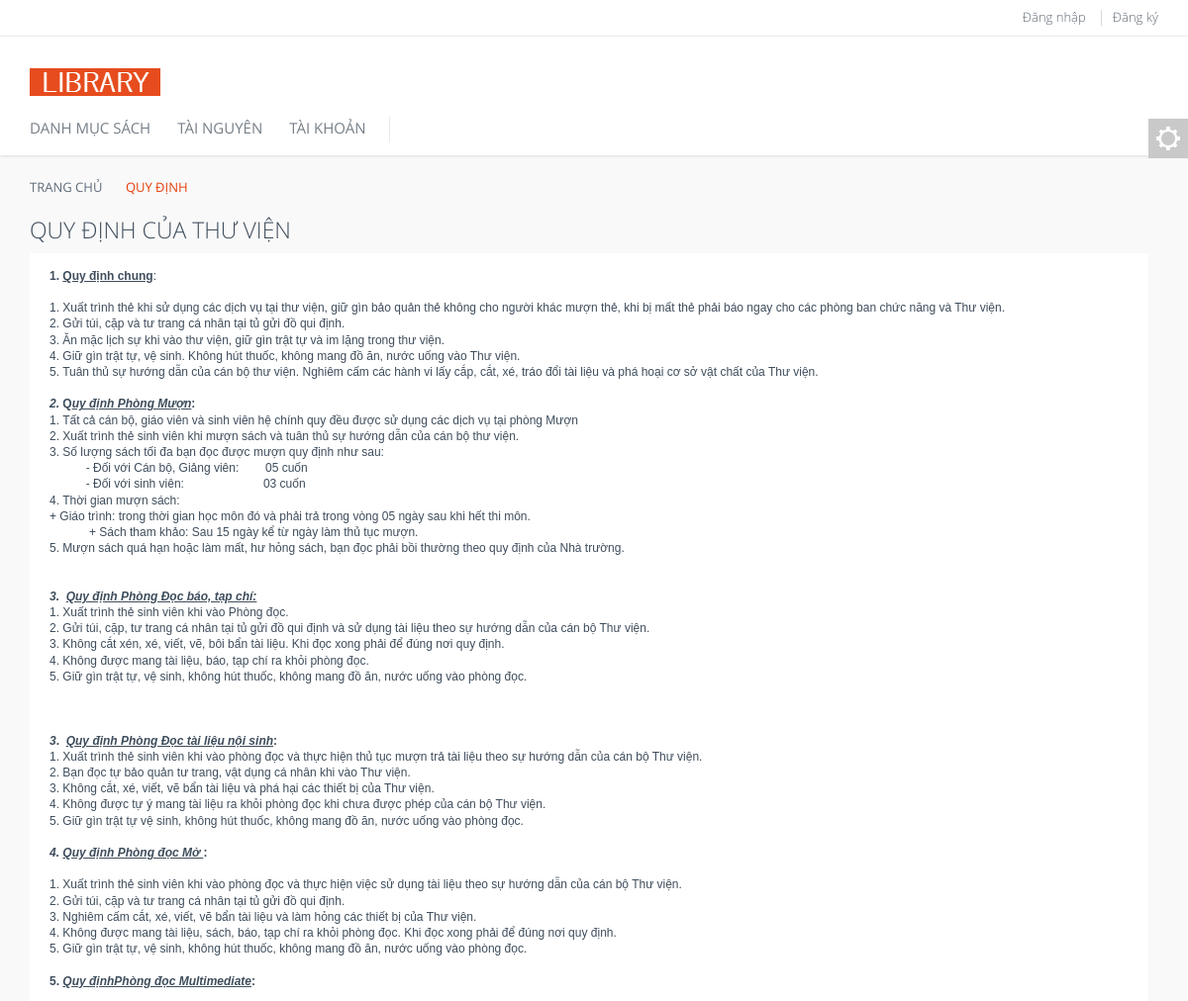
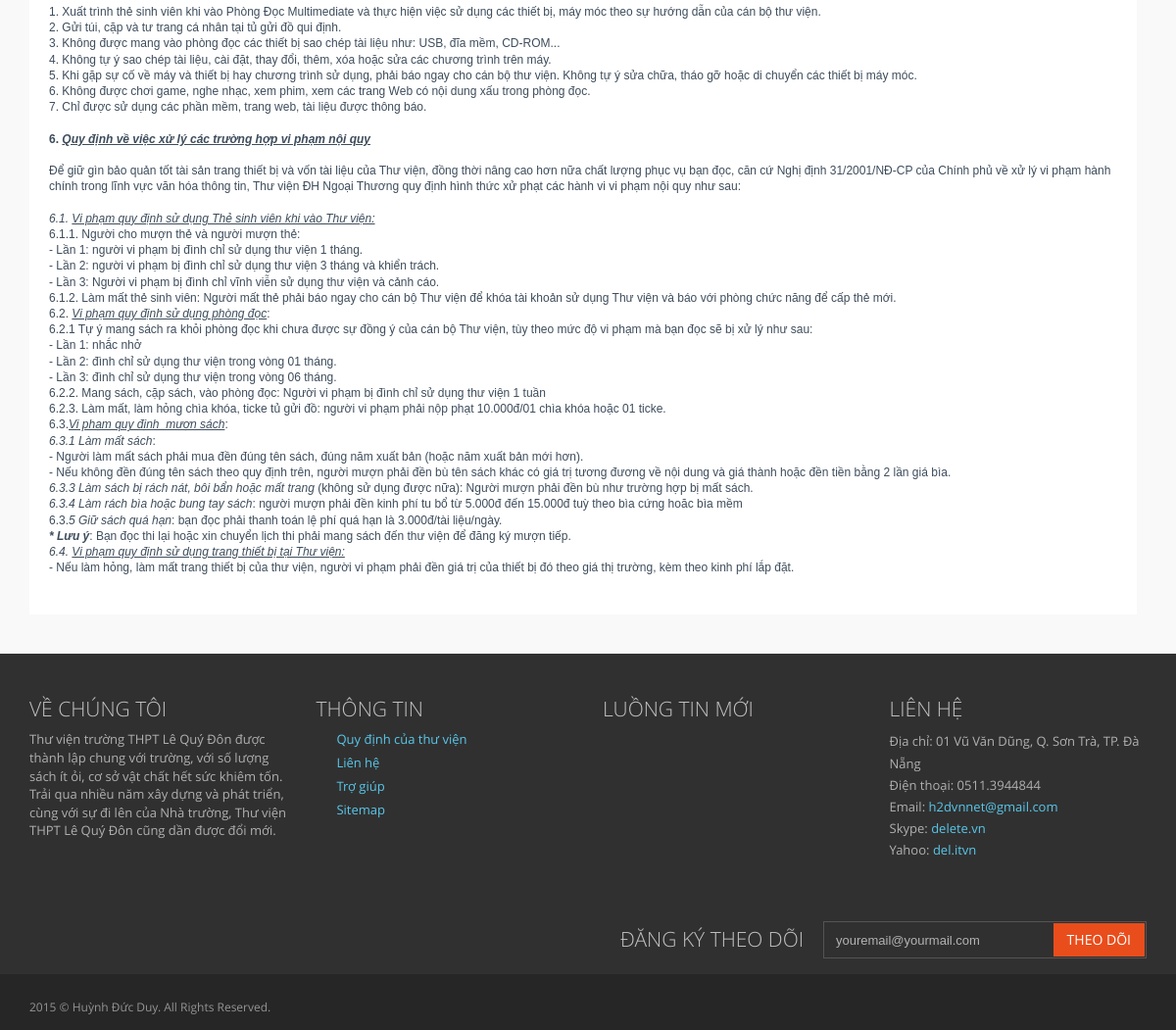
Screenshot of /term.php with the database file from the repository (2 pictures, top to bottom).
### tables this page shows
CREATE TABLE IF NOT EXISTS `setting` (
  `unique` int(1) NOT NULL DEFAULT '1',
  `title` text NOT NULL,
  `tit` text NOT NULL,
  `description` text NOT NULL,
  `introduce` longtext NOT NULL,
  `term` text NOT NULL,
  `keyword` text NOT NULL,
  `domain` text NOT NULL,
  `fb_id_admin` text NOT NULL,
  `fb_id_app` text NOT NULL,
  `fb_id_page` text NOT NULL,
  `admin_mail` text NOT NULL,
  `admin_phone` text NOT NULL,
  `admin_address` text NOT NULL,
  `admin_skype` text NOT NULL,
  `admin_yahoo` text NOT NULL,
  `gcseid` text NOT NULL,
  `gkey` text NOT NULL,
  `logo` text NOT NULL,
  `view` int(11) NOT NULL,
  `slide1` text NOT NULL,
  `slide2` text NOT NULL,
  `limitinorder` int(11) NOT NULL,
  `limitdayorder` int(11) NOT NULL
);

### term.php (called while the page is built, shortened)
<?php
require_once('./assets/config.php');
require_once('./library/database.php');
require_once('./library/setting.php');
require_once('./library/model/header.php');
require_once('./library/controller/header.php');
require_once('./library/view/header.php');
require_once('./library/view/term.php');
require_once('./library/model/term.php');
require_once('./library/view/footer.php');
require_once('./library/controller/footer.php');
$database = new database;
$setting = new setting;
$term_model = new term_model;
$term_view = new term_view;
$footer_controller = new footer_controller;
$footer_view = new footer_view;
$term_view->config();
$term_view->show();
$footer_view->show();
?>

### assets/config.php (called while the page is built, shortened)
<?php
$db_host = "localhost";
$db_name    = 'lib';
$db_username    = 'root';
$db_password    = '';
?>

### library/database.php (called while the page is built, shortened)
<?php
class database {
	var $sql;
	var $where;
	var $limit;
	var $order;
	function select($data1,$data2)
	{
		if (is_array($data1))
		{
		$cols=implode(',',$data1);
		$this->sql="SELECT {$cols} FROM `{$data2}` ";
		}
		return $this;
	}
	function update($data1,$data2)
	{
		foreach ($data2 as $key => $value){
			$param.=",`{$key}`='{$value}'";
        }
		$param=trim($param,',');
		$this->sql="UPDATE `{$data1}` SET {$param} ";
		return $this;
	}
	function where($data)
	{
		$chk_comp_ele = array ('LIKE','=','!=','>','<','>=','<=','BETWEEN','NOT BETWEEN','IN','NOT IN','REGEXP');
		if (is_array($data))
		{
			foreach ($data as $key => $value)
			{
				if (in_array(strtoupper($value[0]),$chk_comp_ele))
				{
					if ((strtoupper($value[0]) == 'BETWEEN') || (strtoupper($value[0]) == 'NOT BETWEEN'))
					{
						$param.="AND (`{$key}` {$value[0]} '{$value[1][0]}' AND '{$value[1][1]}') ";
					}
					else if ((strtoupper($value[0]) == 'IN') || (strtoupper($value[0]) == 'NOT IN'))
					{
						if (is_array($value[1]))
						{
						$content=implode(',',$value[1]);
						$param.="AND `{$key}` {$value[0]} ({$content})";
						}
					}
					else {
						$param.="AND `{$key}`{$value[0]}'{$value[1]}' ";
					}
				}
			}
		}
		$this->where="WHERE 1 {$param}";
		return $this;
	}
	function limit($data1,$data2)
	{
		if ((preg_match('/^([0-9]+)$/',$data1) == 1) && (preg_match('/^([0-9]+)$/',$data2) == 1))
		{
			$this->limit="LIMIT {$data1},{$data2}";
		}
		return $this;
	}
	function fetch()
	{
		$query = mysql_query($this->sql.$this->where.$this->order.$this->limit);
		$result = array();
		while($row = mysql_fetch_assoc($query))
		{
			$result[] = $row;
		}
		return $result;
	}
	function clear_param()
	{
		$this->sql='';
		$this->where='';
		$this->limit='';
		$this->order='';
		return $this;
	}
}
?>

### library/setting.php (called while the page is built)
<?php
class setting {
	var $result = array ();
	function __construct()
	{
		global $database;
		$this->result=$database->clear_param()->select(array('*'),'setting')->limit('0','1')->fetch();
	}
	function get($data)
	{
		return $this->result[0][$data];
	}
}
?>

### library/model/term.php (called while the page is built, shortened)
<?php
class term_model
{
	function get_term()
	{
		global $setting;
		$this->term=$setting->get('term');
	}
}

### library/controller/footer.php (called while the page is built)
<?php
class footer_controller
{
	function handle_info()
	{
		return array(
			'../../quy-dinh' => 'Quy định của thư viện',
			'../../lien-he' => 'Liên hệ',
			'../../tro-giup' => 'Trợ giúp',
			'../../sitemap.xml' => 'Sitemap',
		);
	}
	function handle_contact()
	{
		global $setting;
		return array(
		'Địa chỉ' => array ($setting->get('admin_address')),
		'Điện thoại' => array ($setting->get('admin_phone')),
		'Email' => array ($setting->get('admin_mail'),'mailto:'.$setting->get('admin_mail')),
		'Skype' => array ($setting->get('admin_skype'),'skype:'.$setting->get('admin_skype')),
		'Yahoo' => array ($setting->get('admin_yahoo'),'yahoo:'.$setting->get('admin_yahoo')),
		);
	}
}
?>

### library/view/term.php (the view, shortened to what this page needs)
<?php
class term_view
{
	function config()
	{
		global $header_view;
		$header_view->pagelv1="<link href='../../assets/global/plugins/uniform/css/uniform.default.min.css' rel='stylesheet' type='text/css'>";
	}
	function show()
	{
		global $term_model;
		echo '<div class="main">
		<div class="container">
			<ul class="breadcrumb">
				<li><div itemscope itemtype="http://data-vocabulary.org/Breadcrumb"><a itemprop="url" href="../../trang-chu"><span itemprop="title">Trang chủ</span></a></div></li>
				<li class="active">Quy định</li>
			</ul>
			<div class="row margin-bottom-40">
			<div class="col-md-12 col-sm-12">
			<h1>Quy định của thư viện</h1>
			<div class="content-form-page">
					<p>'.$term_model->term.'</p>
			</div>
			</div>
			</div>
		</div>
		</div>';
	}
}
?>

### library/view/footer.php
<?php
class footer_view
{
	function show_about()
	{
		global $setting;
		echo "<div class='col-md-3 col-sm-6 pre-footer-col'>
        <h2>Về chúng tôi</h2>
        ".$setting->get('introduce')."
        </div>";
	}
	function show_info()
	{
		global $footer_controller;
		echo "<div class='col-md-3 col-sm-6 pre-footer-col'>
          <h2>Thông tin</h2>
          <ul class='list-unstyled'>";
		$info=$footer_controller->handle_info();
		foreach ($info as $data1 => $data2)
		{
            echo "<li><i class='fa fa-angle-right'></i> <a href='".$data1."'>".$data2."</a></li>";
		}
		echo "
          </ul>
        </div>";
	}
	function show_feeds()
	{
		echo "<div class='col-md-3 col-sm-6 pre-footer-col'>
        <h2 class='margin-bottom-0'>Luồng tin mới</h2>
        </div>";
	}
	function show_contact()
	{
		global $footer_controller;
		echo "<div class='col-md-3 col-sm-6 pre-footer-col'>
          <h2>Liên hệ</h2>
          <address class='margin-bottom-40'>";
		  $contact=$footer_controller->handle_contact();
		  foreach ($contact as $data1 => $data2)
		  {
			  if ($data2[1] == NULL)
			  {
				echo $data1.": ".$data2[0]."<br/>";
			  }
			  else
			  {
				echo $data1.": <a href='".$data2[1]."'>".$data2[0]."</a><br/>";
			  }
		  }
        echo "</address>
        </div>";
	}
	function show_row1()
	{
		echo "<div class='row'>";
		$this->show_about();
		$this->show_info();
		$this->show_feeds();
		$this->show_contact();
		echo "</div>";
	}
	function show_subscribe()
	{
		echo "<div class='col-md-6 col-sm-6 pull-right'>
          <div class='pre-footer-subscribe-box pull-right'>
            <h2>Đăng ký theo dõi</h2>
            <form action='../../theo-doi'>
              <div class='input-group'>
                <input type='text' placeholder='youremail@yourmail.com' class='form-control' name='email' required>
                <span class='input-group-btn'>
                  <button class='btn btn-primary' type='submit'>Theo dõi</button>
                </span>
              </div>
            </form>
          </div>
        </div>";
	}
	function show_row2()
	{
		echo "<div class='row'>";
		$this->show_subscribe();
		echo "</div>";
	}
	function show_pre_footer()
	{
		echo "<div class='pre-footer'>
		<div class='container'>";
		$this->show_row1();
		$this->show_row2();
		echo "</div>
		</div>";
	}
	function show_footer()
	{
		echo "<div class='footer'>
		<div class='container'>
			<div class='row'>
			<div class='col-md-6 col-sm-6 padding-top-10'>
				2015 © Huỳnh Đức Duy. All Rights Reserved.
			</div>
			</div>
		</div>
		</div>";
	}
	function show()
	{
		$this->show_pre_footer();
		$this->show_footer();
		echo "</body>
		</html>";
	}
}
?>

### rows the page displays
setting: term "1. Quy định chung : 1. Xuất trình thẻ khi sử dụng các dịch vụ tại thư viện, giữ gìn bảo quản thẻ không cho người khác mượn thẻ, khi bị mất thẻ phải báo ngay cho các phòng ban chức năng và Thư viện. 2. Gửi túi, cặp và tư trang cá nhân tại tủ gửi đồ qui định. 3. Ăn mặc lịch sự khi vào thư viện, giữ gìn trật tự và im lặng trong thư viện. 4. Giữ gìn trật tự, vệ sinh. Không hút thuốc, không mang đồ ăn, nước uống vào Thư viện. 5. Tuân thủ sự hướng dẫn của cán bộ thư viện. Nghiêm cấm các hành vi lấy cắp, cắt, xé, tráo đổi tài liệu và phá hoại cơ sở vật chất của Thư viện. 2. Q uy định Phòng Mượn : 1. Tất cả cán bộ, giáo viên và sinh viên hệ chính quy đều được sử dụng các dịch vụ tại phòng Mượn 2.…", introduce "Thư viện trường THPT Lê Quý Đôn được thành lập chung với trường, với số lượng sách ít ỏi, cơ sở vật chất hết sức khiêm tốn. Trải qua nhiều năm xây dựng và phát triển, cùng với sự đi lên của Nhà trường, Thư viện THPT Lê Quý Đôn cũng dần được đổi mới."

### other values shown
$data2 "Đăng nhập"
$data2 "Đăng ký"
$data2 "Quy định của thư viện"
$data2 "Liên hệ"
$data2 "Trợ giúp"
$data2 "Sitemap"
$data1 "Địa chỉ"
$data2[0] "01 Vũ Văn Dũng, Q. Sơn Trà, TP. Đà Nẵng"
$data1 "Điện thoại"
$data2[0] "0511.3944844"
$data1 "Email"
$data2[0] "h2dvnnet@gmail.com"
$data1 "Skype"
$data2[0] "delete.vn"
$data1 "Yahoo"
